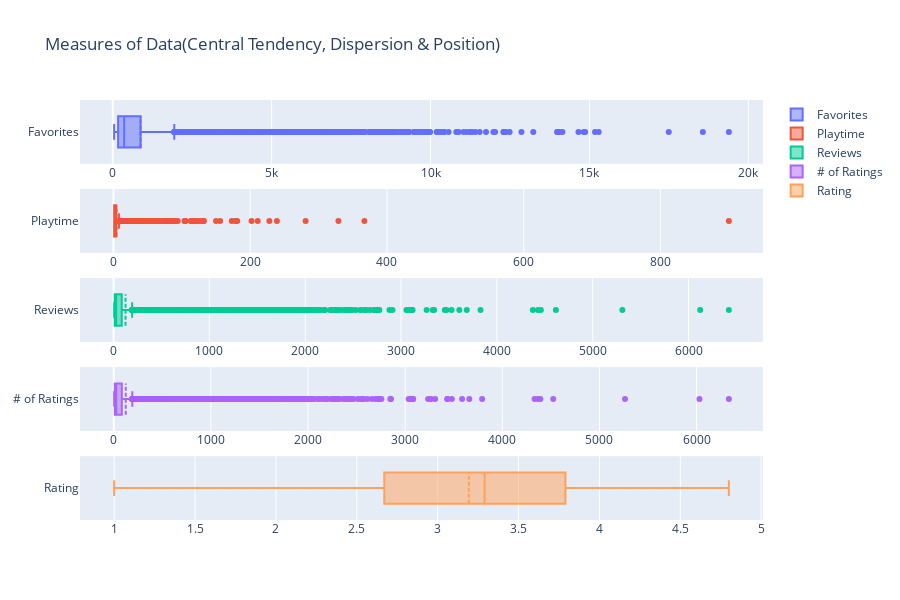

Notebook code for this chart:
### Code cell
# boxplot for visualising the stats

fig = make_subplots(5, 1)

fig.add_trace(go.Box(x=df['favorites'], name='Favorites', boxmean=True), 1, 1)
fig.add_trace(go.Box(x=df['playtime'], name='Playtime', boxmean=True), 2, 1)
fig.add_trace(go.Box(x=df['reviews'], name='Reviews', boxmean=True), 3, 1)
fig.add_trace(go.Box(x=df['ratings#'], name='# of Ratings', boxmean=True), 4, 1)
fig.add_trace(go.Box(x=df['rating'], name='Rating', boxmean=True), 5, 1)

fig.update_layout(title='Measures of Data(Central Tendency, Dispersion & Position)', height=600)

iplot(fig)

### Figure 1 — Plotly figure (JSON) as saved in the notebook; plotly's stock layout.template omitted (floating-point values rounded to 4 significant figures; data arrays with more than 128 entries replaced by an {"elided": "..."} marker saying what was removed)
{"data": [{"boxmean": true, "name": "Favorites", "type": "box", "x": {"elided": "10566 int values"}, "xaxis": "x", "yaxis": "y"}, {"boxmean": true, "name": "Playtime", "type": "box", "x": {"elided": "10566 int values"}, "xaxis": "x2", "yaxis": "y2"}, {"boxmean": true, "name": "Reviews", "type": "box", "x": {"elided": "10566 int values"}, "xaxis": "x3", "yaxis": "y3"}, {"boxmean": true, "name": "# of Ratings", "type": "box", "x": {"elided": "10566 int values"}, "xaxis": "x4", "yaxis": "y4"}, {"boxmean": true, "name": "Rating", "type": "box", "x": {"elided": "10566 float values"}, "xaxis": "x5", "yaxis": "y5"}], "layout": {"height": 600, "title": {"text": "Measures of Data(Central Tendency, Dispersion & Position)"}, "xaxis": {"anchor": "y", "domain": [0.0, 1.0]}, "xaxis2": {"anchor": "y2", "domain": [0.0, 1.0]}, "xaxis3": {"anchor": "y3", "domain": [0.0, 1.0]}, "xaxis4": {"anchor": "y4", "domain": [0.0, 1.0]}, "xaxis5": {"anchor": "y5", "domain": [0.0, 1.0]}, "yaxis": {"anchor": "x", "domain": [0.848, 1.0]}, "yaxis2": {"anchor": "x2", "domain": [0.636, 0.788]}, "yaxis3": {"anchor": "x3", "domain": [0.424, 0.576]}, "yaxis4": {"anchor": "x4", "domain": [0.212, 0.364]}, "yaxis5": {"anchor": "x5", "domain": [0.0, 0.152]}}}
